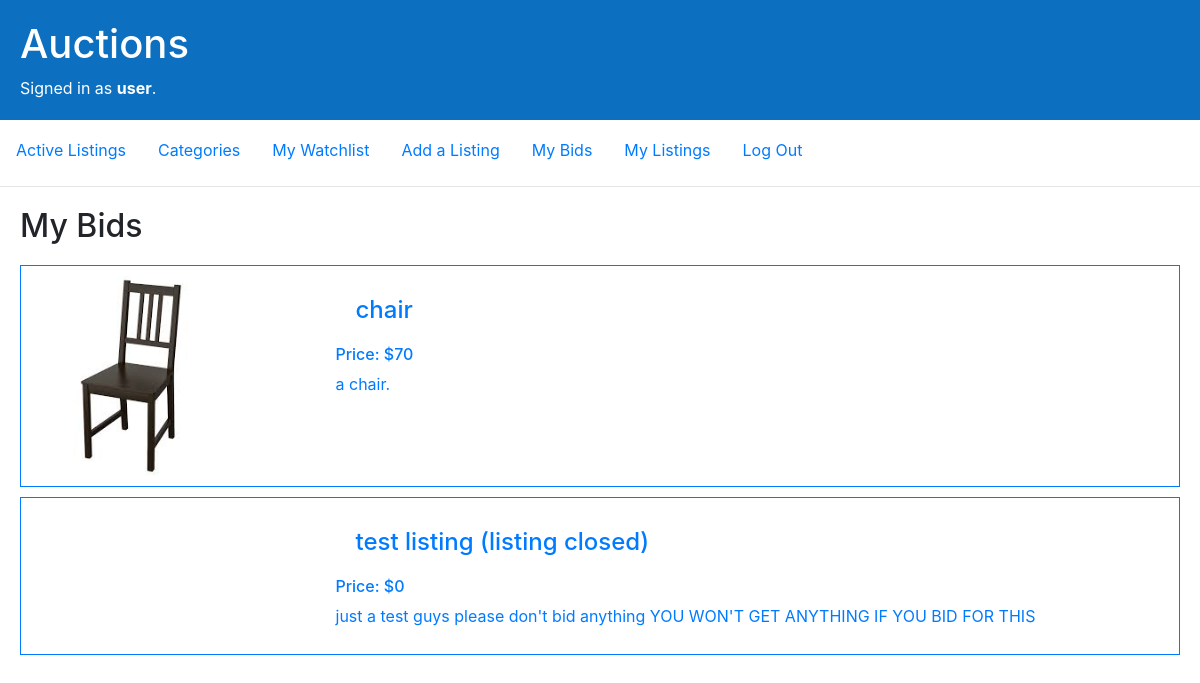
Page /2/bids (signed in) on the committed database.
### auctions/models.py (models this page shows, shortened)
class User(AbstractUser, models.Model):
    watchlist = models.ManyToManyField(Listing, blank=True, related_name="watchlist_users")
    bids = models.ManyToManyField(Listing, blank=True, related_name="bid_users")

class Listing(models.Model):
    title = models.CharField(max_length=64)
    description = models.TextField(max_length=500)
    price = models.PositiveIntegerField()
    image = models.ImageField(upload_to="listing_images", blank=True, null=True)
    category = models.ForeignKey(Category, blank=True, null=True, on_delete=models.SET_NULL, related_name="listing")
    creator = models.ForeignKey('User', null=True, on_delete=models.CASCADE, related_name="listings")
    is_closed = models.BooleanField(default=False)

### auctions/views.py (the view)
# urls.py: path("<int:id>/bids", views.my_bids, name="my_bids")
@login_required
def my_bids(request, id):
    bids = list(Bid.objects.filter(bidder=request.user))
    listings=[]
    for bid in bids:
        listings.append(bid.listing)
    return render(request, "auctions/index.html", {
        "listings": listings,
        "name": "My Bids"
    })

### auctions/templates/auctions/index.html
{% extends "auctions/layout.html" %}
{% block body %}
    {% if name %}
        <h2>{{ name }}</h2>
    {% else %}
        <h2>Active Listings</h2>
    {% endif %}
    {% for listing in listings %}
      <a href="{% url 'view_listing' listing.id %}">
        <div class="listing_block">
            <div class="img_container">
            {% if listing.image %}
                <img src="{{ listing.image.url }}"/>
            {% endif %}
            </div>
            <div class="listing_info">
                <h4>{{ listing.title }}
                {% if listing.is_closed %}
                (listing closed)
                {% endif %}
                </h4>
                <h6>Price: ${{ listing.price }}</h6>
                <p>{{ listing.description }}</p>
            </div>
        </div>
      </a>
    {% empty %}
        <h4>No Listings!</h4>
    {% endfor %}
{% endblock %}

### auctions/templates/auctions/layout.html (shortened to what this page needs)
{% load static %}
<!DOCTYPE html>
<html lang="en">
    <head>
        <link rel="stylesheet" href="https://stackpath.bootstrapcdn.com/bootstrap/4.4.1/css/bootstrap.min.css">
        <link href="{% static 'auctions/styles.css' %}" rel="stylesheet">
    </head>
    <body>
        <div class="header">
        <h1>Auctions</h1>
            {% if user.is_authenticated %}
                Signed in as <strong>{{ user.username }}</strong>.
            {% else %}
                Not signed in.
            {% endif %}
        </div>
        <ul class="nav">
            <li class="nav-item">
                <a class="nav-link" href="{% url 'index' %}">Active Listings</a>
            </li>
            <li class="nav-item">
                <a class="nav-link" href="{% url 'view_categories' %}">Categories</a>
            </li>
            {% if user.is_authenticated %}
                <li class="nav-item">
                    <a class="nav-link" href="{% url 'watchlist' request.user.id %}">My Watchlist</a>
                </li>
                <li class="nav-item">
                    <a class="nav-link" href="{% url 'create_listing' %}">Add a Listing</a>
                </li>
                <li class="nav-item">
                    <a class="nav-link" href="{% url 'my_bids' request.user.id %}">My Bids</a>
                </li>
                <li class="nav-item">
                    <a class="nav-link" href="{% url 'my_listings' request.user.id %}">My Listings</a>
                </li>
                <li class="nav-item">
                    <a class="nav-link" href="{% url 'logout' %}">Log Out</a>
                </li>
            {% endif %}
        </ul>
        <hr>
        {% block body %}
        {% endblock %}
    </body>
</html>

### auctions/static/auctions/styles.css (style rules this page uses)
a { display: block; }
h2, h4 { margin: 20px; }
.header { background-color: #0C6FC0; color: #FFFFFF; overflow: hidden; padding:20px; }
.nav { margin-top: 10px; }
.listing_block { border: 1px solid; padding: 10px; margin: 10px 20px; }
.img_container { display: inline-block; width: 200px; }
img { max-height: 250px; max-width: 200px; }
.listing_info { height: 100%; margin-left: 100px; display: inline-block; vertical-align: top; }

### rows in the picture
User: username "user"
Listing: image (picture), title "chair", price "70", description "a chair."
Listing: title "test listing", is_closed "(listing closed)", price "0", description "just a test guys please don't bid anything YOU WON'T GET ANYTHING IF YOU BID FOR THIS"

### other values in the picture
{{ name }} "My Bids"
